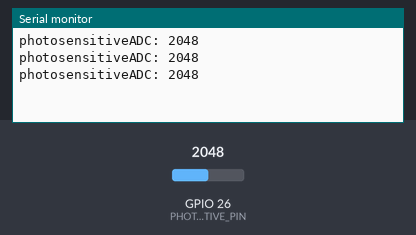
Recording of a sketch running on a simulated ESP32. On the bench: the last lines printed to the serial monitor. The inputs (shaded band) are chosen by the test bench; at power-on: GPIO 26 (PHOTOSENSITIVE_PIN) = 2048.

Above: at 1.3 s.
1.4 s: GPIO 26 (PHOTOSENSITIVE_PIN) set to 2866
At 1.9 s:
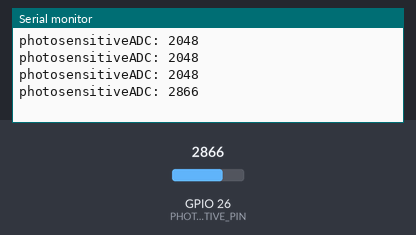
2.9 s: GPIO 26 (PHOTOSENSITIVE_PIN) set to 3603
At 3.4 s:
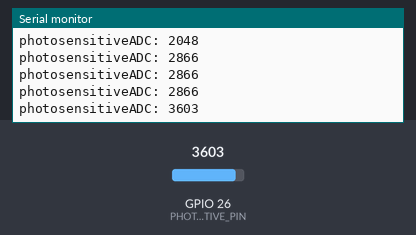
Timing chart, 0 to 5.9 s (numbered marks = the images above; inputs shaded):
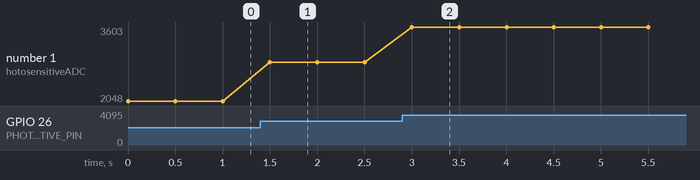

Measured:
- after the input at 1.4 s, the serial monitor: prints a new line after 0.10 s (image 1)
- after the input at 2.9 s, the serial monitor: prints a new line after 0.10 s (image 2)
- plotted number 1: 2048 → 2866 after the input at 1.4 s, 2866 → 3603 after the input at 2.9 s

The sketch:

Project_12_Read_Photosensor_Value.ino
```cpp
//*************************************************************************************
/*
项目 12:读取光敏传感器值
*/
#define PHOTOSENSITIVE_PIN 26 //定义树莓派pico读取光敏的引脚
int photosensitiveADC;        //定义一个变量来存储ADC值

void setup()
{
  pinMode(PHOTOSENSITIVE_PIN, INPUT);//配置输入模式的引脚
  Serial.begin(115200);          //初始化串口，波特率设置为115200
}

void loop()
{
  photosensitiveADC = analogRead(PHOTOSENSITIVE_PIN);//读取光敏电阻值
  Serial.print("photosensitiveADC: ");
  Serial.println(photosensitiveADC);         //打印光敏电阻值
  delay(500);
}
//*************************************************************************************
```
